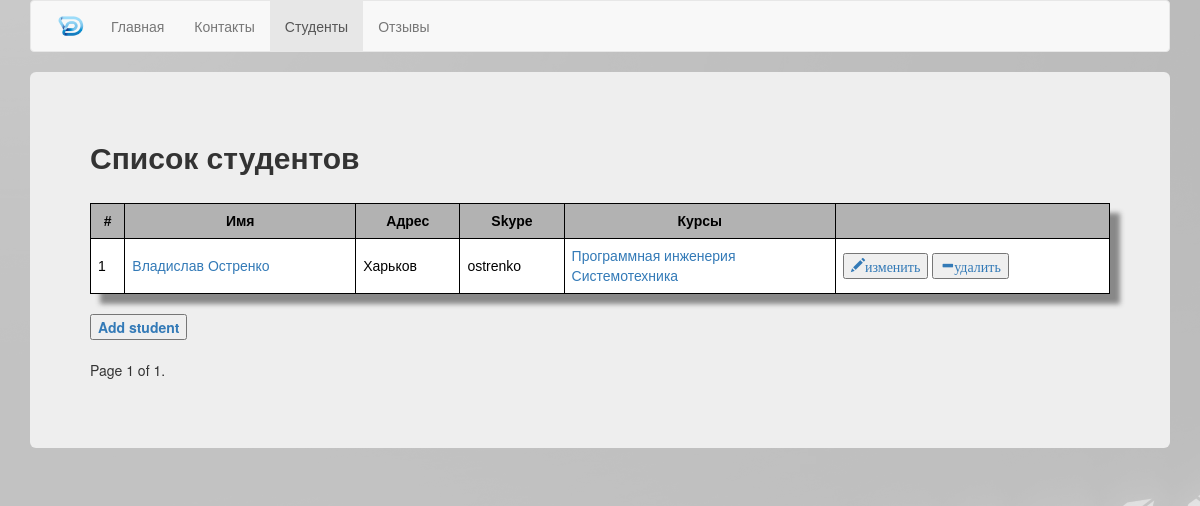
Page /students/?course_id=1 on the earlier database version.
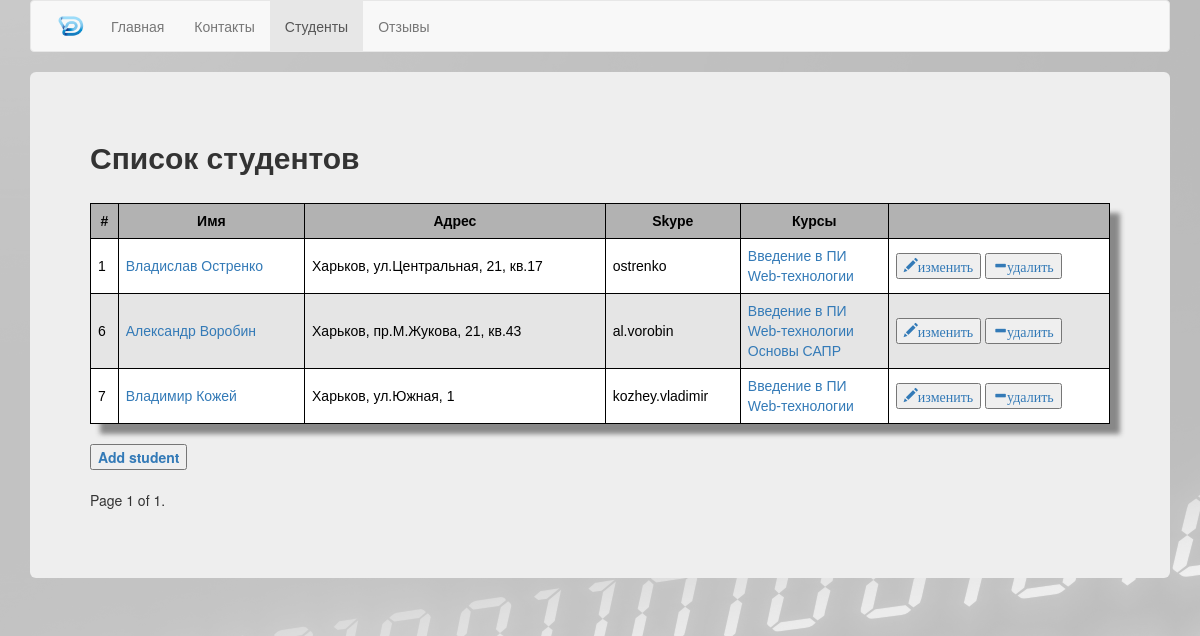
Same page on the later database version.
### students/models.py (models this page shows, shortened)
class Student(models.Model):
    name = models.CharField(max_length=255)
    surname = models.CharField(max_length=255)
    date_of_birth = models.DateField()
    email = models.EmailField()
    phone = models.CharField(max_length=255)
    address = models.CharField(max_length=255)
    skype = models.CharField(max_length=255)
    courses = models.ManyToManyField(Course)
    short_description = models.CharField(max_length=255)
    description =  models.TextField()

### courses/models.py (models this page shows, shortened)
class Course(models.Model):
    name = models.CharField(max_length=255)
    short_description = models.CharField(max_length=255)
    description =  models.TextField()
    coach = models.ForeignKey(Coach, null=True, blank=True, related_name='coach_courses')

### students/views.py (the view)
class StudentListView(ListView):
    model = Student
    paginate_by = 5
    def get_queryset(self):
        qs = super(StudentListView, self).get_queryset()
        course_id = self.request.GET.get('course_id', None)
        if course_id:
            qs = qs.filter(courses__id = course_id)
        return qs
    context_object_name = 'student_list'

### templates/students/student_list.html (shortened to what this page needs)
{% extends "base.html" %}
{% load staticfiles %}
{% block nav_class_students %}active{% endblock %}
{% block content %}
  <div class="jumbotron">
    <h2><b>Список студентов</b></h2>
      <br>
    {% if student_list %}
      <div class="StudentTable">
        <table class="table-hover">
              <tr>
                <td><b>#</b></td>
                <td><b>Имя</b></td>
                <td><b>Адрес</b></td>
                <td><b>Skype</b></td>
                <td><b>Курсы</b></td>
                <td></td>
              </tr>
              {% for student in student_list %}
              <tr>
                <td>{{ student.id }} </td>
                <td><a href="{% url 'students:detail' student.id %}">{{ student.name }} {{ student.surname }}</a></td>
                <td>{{ student.address }}</td>
                <td>{{ student.skype }}</td>
                <td>
                   {% for course in student.courses.all %}
                        <a href="{% url 'courses:detail' course.id %}">{{ course.name }}</a><br>
                   {% endfor %}
                </td>
                <td>
                <a href="{% url 'students:edit' student.id %}">
                    <button type="button">
                    <span class="glyphicon glyphicon-pencil" aria-hidden="true">изменить</span></button>
                </a>
                <a href="{% url 'students:remove' student.id %}">
                    <button type="button">
                    <span class="glyphicon glyphicon-minus" aria-hidden="true">удалить</span></button>
                </a>
                </td>
              </tr>
              {% endfor %}
              {% else %}
              List is empty :(
              {% endif %}
           </table>
      </div>
        <br>
      <a href="{% url 'students:add' %}"><b>
      <button type="button">Add student</button>
      </b></a>
      <br>
           <div class="pagination">
               <span class="step-links">
                   <span class="current">
                       Page {{ page_obj.number }} of {{ paginator.num_pages }}.
                   </span>
               </span>
           </div>
    </div>
{% endblock content %}

Differences in the rows shown:
removed Course: name "Программная инженерия", shown under Student "Владислав"
removed Course: name "Системотехника", shown under Student "Владислав"
changed Student "Владислав": address "Харьков" → "Харьков, ул.Центральная, 21, кв.17"
added Course: name "Введение в ПИ"
added Course: name "Web-технологии"
added Student: id "6", name "Александр", surname "Воробин", address "Харьков, пр.М.Жукова, 21, кв.43", skype "al.vorobin"
now on this page (row edited): Course: name "Основы САПР", shown under "6"
added Student: id "7", name "Владимир", surname "Кожей", address "Харьков, ул.Южная, 1", skype "kozhey.vladimir"
